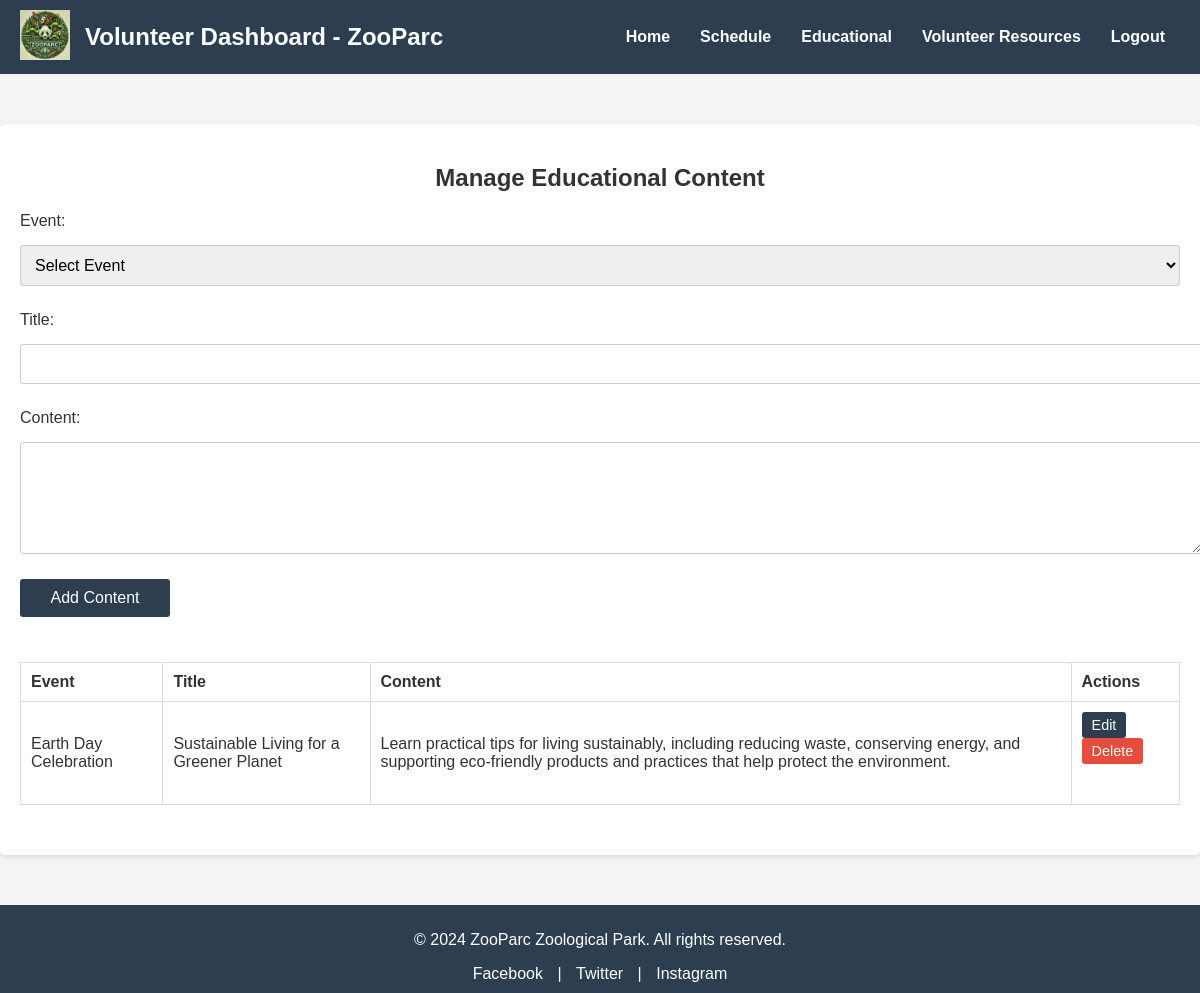
Screenshot of /educational.php with the database file from the repository.
### tables this page shows
CREATE TABLE `educationalcontent` (
  `content_id` int(11) NOT NULL,
  `event_id` int(11) DEFAULT NULL,
  `title` varchar(150) DEFAULT NULL,
  `content` text DEFAULT NULL,
  `uploaded_by` int(11) DEFAULT NULL,
  `upload_date` timestamp NOT NULL DEFAULT current_timestamp()
);

CREATE TABLE `events` (
  `event_id` int(11) NOT NULL,
  `event_name` varchar(150) DEFAULT NULL,
  `description` text DEFAULT NULL,
  `event_date` date DEFAULT NULL,
  `start_time` time DEFAULT NULL,
  `end_time` time DEFAULT NULL,
  `location` varchar(100) DEFAULT NULL,
  `image` varchar(255) DEFAULT NULL,
  `created_by` int(11) DEFAULT NULL,
  `created_at` timestamp NOT NULL DEFAULT current_timestamp()
);

### educational.php (the view, shortened to what this page needs)
<!DOCTYPE html>
<html lang="en">
<head>
    <link rel="stylesheet" href="css/manage-educational.css">
</head>
<body>
<?php include('php/volunteer-header.php'); ?>
<main>
    <section class="educational-content-management">
        <h2>Manage Educational Content</h2>
        <?php
        $conn = new mysqli('localhost', 'root', '', 'zoo');
        $sql = "SELECT e.*, ev.event_name FROM EducationalContent e JOIN Events ev ON e.event_id = ev.event_id";
        $result = $conn->query($sql);
        ?>
        <form action="educational.php" method="POST">
            <label for="event_id">Event:</label>
            <select name="event_id" id="event_id" required>
                <option value="">Select Event</option>
            </select>
            <label for="title">Title:</label>
            <input type="text" name="title" id="title" required>
            <label for="content">Content:</label>
            <textarea name="content" id="content" rows="5" required></textarea>
            <input type="submit" id="submit-button" value="Add Content">
        </form>
        <table>
            <thead>
                <tr>
                    <th>Event</th>
                    <th>Title</th>
                    <th>Content</th>
                    <th>Actions</th>
                </tr>
            </thead>
            <tbody>
                <?php
                if ($result->num_rows > 0) {
                    while($row = $result->fetch_assoc()) {
                        echo "<tr>
                                <td>{$row['event_name']}</td>
                                <td>{$row['title']}</td>
                                <td>{$row['content']}</td>
                                <td>
                                    <button type='button' onclick='editContent({$row['content_id']}, {$row['event_id']}, \"{$row['title']}\", \"{$row['content']}\")' class='edit-btn'>Edit</button>
                                    <form id='delete-form-{$row['content_id']}' action='educational.php' method='POST' style='display:inline-block;'>
                                        <input type='hidden' name='delete_content_id' value='{$row['content_id']}'>
                                        <button type='button' onclick='confirmDelete({$row['content_id']})' class='delete-btn'>Delete</button>
                                    </form>
                                </td>
                            </tr>";
                    }
                } else {
                    echo "<tr><td colspan='4'>No educational content found.</td></tr>";
                }
                ?>
            </tbody>
        </table>
    </section>
</main>
<?php include('php/footer.php'); ?>
</body>
</html>

### css/manage-educational.css (style rules this page uses)
body { font-family: Arial, sans-serif; background-color: #f4f4f4; color: #333; margin: 0; padding: 0; }
main { max-width: 1200px; margin: 50px auto; padding: 20px; background-color: #fff; border-radius: 5px; box-shadow: 0 2px 5px rgba(0, 0, 0, 0.1); text-align: center; }
h2 { margin-bottom: 20px; }
form { margin-bottom: 30px; display: flex; flex-direction: column; gap: 10px; }
form label { text-align: left; margin-bottom: 5px; }
form input, form select, form textarea { padding: 10px; margin-bottom: 15px; border: 1px solid #ccc; border-radius: 3px; font-size: 1rem; width: 100%; }
form input[type="submit"] { background-color: #2c3e50; color: #fff; border: none; padding: 10px; border-radius: 3px; cursor: pointer; font-size: 1rem; transition: background-color 0.3s; width: 150px; }
table { width: 100%; border-collapse: collapse; margin-bottom: 30px; }
table th, table td { padding: 10px; border: 1px solid #ddd; text-align: left; }
.edit-btn, .delete-btn { background-color: #2c3e50; color: #fff; border: none; padding: 5px 10px; border-radius: 3px; cursor: pointer; font-size: 0.9rem; transition: background-color 0.3s; }
.delete-btn { background-color: #e74c3c; }

### rows the page displays
educationalcontent: event.event_name "Earth Day Celebration", title "Sustainable Living for a Greener Planet", content "Learn practical tips for living sustainably, including reducing waste, conserving energy, and supporting eco-friendly products and practices that help protect the environment."
